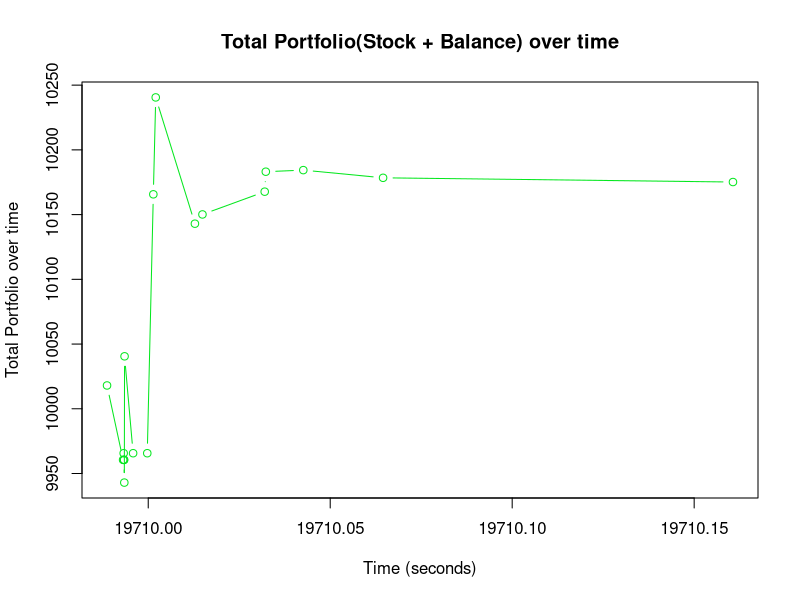
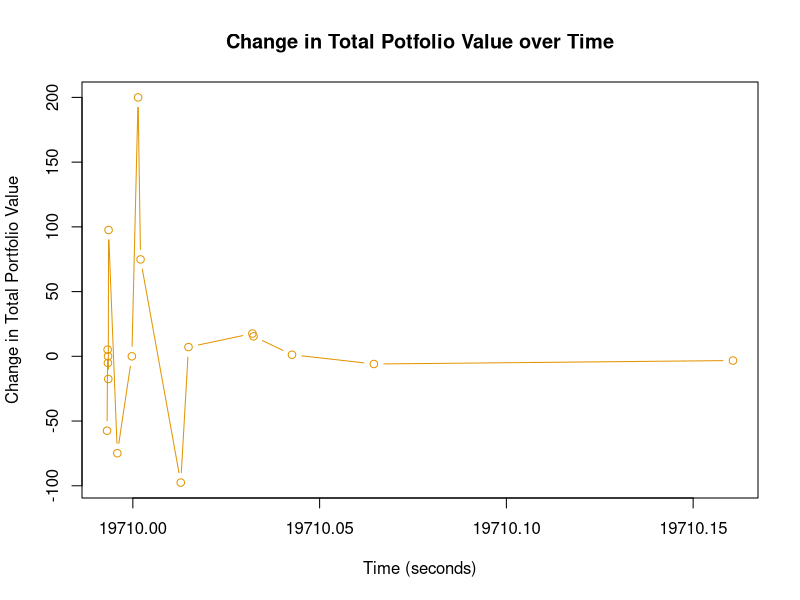

Write the R code that produced these figures, in order.
# Read the fixed width format file
data <- read.fwf("portfolio_history.txt", widths = c(16, 16, 16, 16), stringsAsFactors = FALSE)

colnames(data) <- c("balance", "totalBalance", "seconds", "date")

data$seconds <- as.POSIXct(data$seconds, origin="1970-01-01", tz="EST")

data$totalBalance <- as.numeric(data$totalBalance)

# Calculate the change in total balance
data$totalBalanceChange <- c(NA, diff(data$totalBalance))

# Convert time back to seconds for plotting
data$secondsNumeric <- as.numeric(data$seconds - as.POSIXct("1970-01-01", tz="EST"))

# Plotting the total balanc(stock+ cash balance) over time
plot(data$secondsNumeric, data$totalBalance, type='b', col='#05e71f', xlab='Time (seconds)', ylab='Total Portfolio over time', main='Total Portfolio(Stock + Balance) over time')

#Plotting the change in total balance over time
data <- na.omit(data)
plot(data$secondsNumeric, data$totalBalanceChange, type='b', col='#e29504', xlab='Time (seconds)', ylab='Change in Total Portfolio Value', main='Change in Total Potfolio Value over Time')
